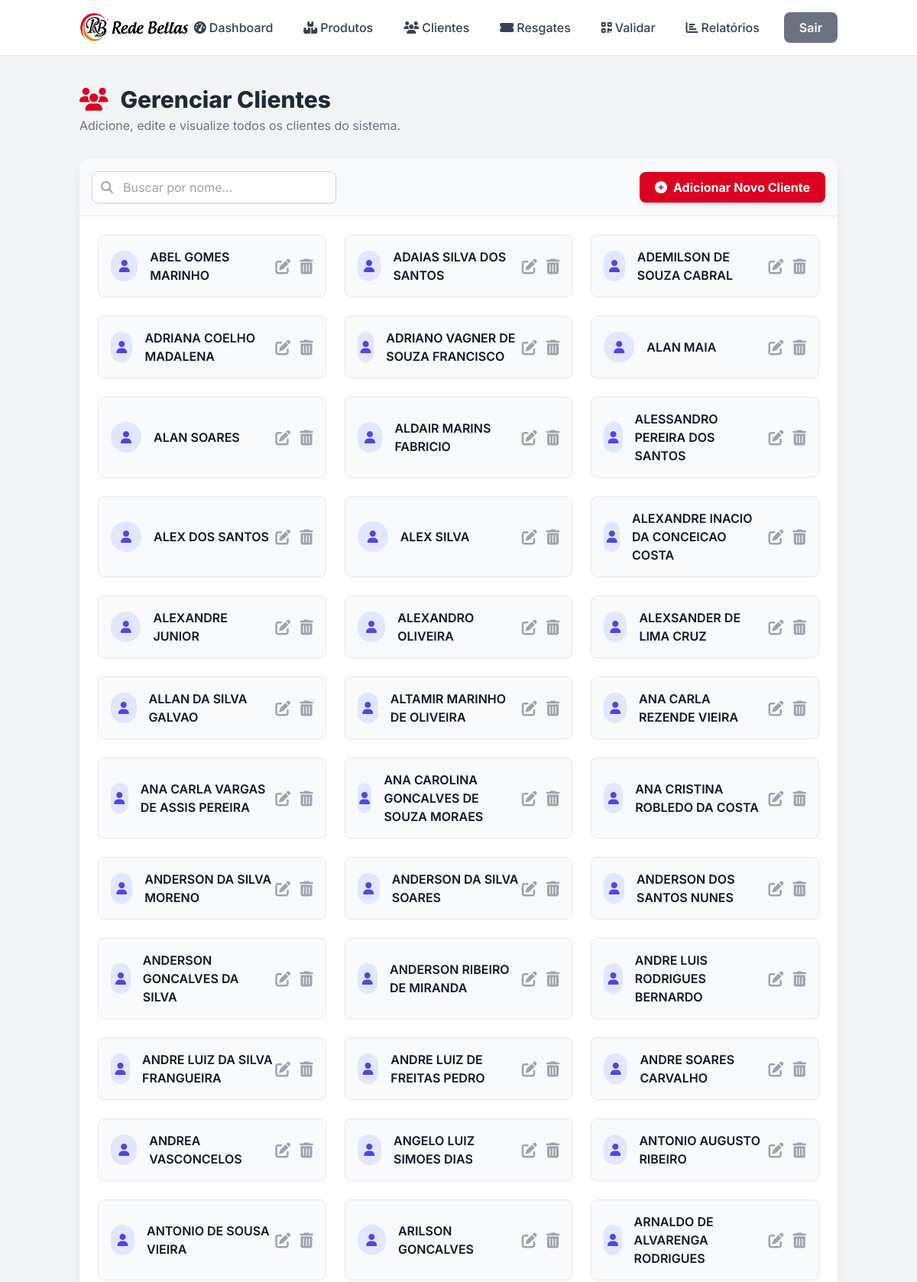
Screenshot of /clients/ (signed in, upper part) with the database file from the repository.
### core/models.py (models this page shows, shortened)
class Cliente(models.Model):
    nome_completo = models.CharField(max_length=255)
    cpf = models.CharField(max_length=14, unique=True, null=True, blank=True)
    telefone = models.CharField(max_length=20, blank=True, null=True)
    data_nascimento = models.DateField(blank=True, null=True)
    pontos = models.IntegerField(default=0)
    data_cadastro = models.DateTimeField(auto_now_add=True)
    data_ultima_atualizacao = models.DateTimeField(auto_now=True)
    observacao = models.TextField(
        blank=True,
        null=True,
        help_text="Observações adicionais sobre o cliente, como origem da criação.",
    )
    class Meta:
        verbose_name = "Cliente"
        verbose_name_plural = "Clientes"
        ordering = ["nome_completo"]

### core/views.py (the view)
# urls.py: path("clients/", views.client_list, name="client_list"),
@login_required
def client_list(request):
    clients = Cliente.objects.all().order_by("nome_completo")
    context = {"clients": clients}
    return render(request, "clients/client_list.html", context)

### core/templates/clients/client_list.html (shortened to what this page needs)
{% load static %}
{% load widget_tweaks %}
<!DOCTYPE html>
<html lang="pt-br">
<head>
    <link rel="stylesheet" href="{% static 'css/output.css' %}">
    <link rel="stylesheet" href="https://cdnjs.cloudflare.com/ajax/libs/font-awesome/6.5.1/css/all.min.css">
</head>
<body class="bg-gray-100">
    {% include 'partials/_navbar.html' %}
    <main class="container mx-auto px-4 py-10">
        <header class="mb-8 fade-in">
            <h1 class="text-3xl font-extrabold text-gray-800 flex items-center">
                <i class="fas fa-users text-[#DB0020] mr-4"></i>
                Gerenciar Clientes
            </h1>
            <p class="text-gray-500 mt-1">Adicione, edite e visualize todos os clientes do sistema.</p>
        </header>
        <div class="bg-white rounded-xl shadow-lg overflow-hidden fade-in" style="animation-delay: 0.2s;">
            <div class="p-4 bg-gray-50 border-b border-gray-200 flex flex-wrap justify-between items-center gap-4">
                <div class="relative w-full md:w-1/3">
                    <span class="absolute inset-y-0 left-0 flex items-center pl-3">
                        <i class="fas fa-search text-gray-400"></i>
                    </span>
                    <input type="search" id="clientSearch" placeholder="Buscar por nome..." class="block w-full pl-10 pr-4 py-2 border border-gray-300 rounded-lg shadow-sm focus:ring-indigo-500 focus:border-indigo-500">
                </div>
                <a href="{% url 'client_create' %}" class="bg-[#DB0020] hover:bg-red-700 text-white font-bold py-2 px-5 rounded-lg shadow-md transition duration-300 transform hover:scale-105 flex items-center">
                    <i class="fas fa-plus-circle mr-2"></i> Adicionar Novo Cliente
                </a>
            </div>
            {% if clients %}
                <div id="clientListContainer" class="grid grid-cols-1 md:grid-cols-2 lg:grid-cols-3 gap-6 p-6">
                    {% for client in clients %}
                        <div class="bg-gray-50 border border-gray-200 rounded-lg p-4 flex justify-between items-center transition-all duration-300 hover:shadow-xl hover:border-indigo-300 client-card">
                            <div class="flex items-center">
                                <div class="bg-indigo-100 text-indigo-600 rounded-full h-10 w-10 flex items-center justify-center mr-4">
                                    <i class="fas fa-user"></i>
                                </div>
                                <p class="text-gray-900 font-semibold client-name">{{ client.nome_completo }}</p>
                            </div>
                            <div class="flex items-center space-x-3">
                                <a href="{% url 'client_update' pk=client.pk %}" title="Editar Cliente" class="text-gray-400 hover:text-indigo-600 transition duration-300">
                                    <i class="fas fa-pen-to-square fa-lg"></i>
                                </a>
                                <a href="{% url 'client_delete' pk=client.pk %}" title="Excluir Cliente" class="text-gray-400 hover:text-red-500 transition duration-300">
                                    <i class="fas fa-trash-alt fa-lg"></i>
                                </a>
                            </div>
                        </div>
                    {% endfor %}
                </div>
            {% endif %}
        </div>
    </main>
</body>
</html>

### core/templates/clients/client_list.html (style rules this page uses)
body { font-family: 'Inter', sans-serif; }
.fade-in { animation: fadeIn 0.5s ease-out forwards; }

### rows the page displays
Cliente: nome_completo "ABEL GOMES MARINHO"
Cliente: nome_completo "ADAIAS SILVA DOS SANTOS"
Cliente: nome_completo "ADEMILSON DE SOUZA CABRAL"
Cliente: nome_completo "ADRIANA COELHO MADALENA"
Cliente: nome_completo "ADRIANO VAGNER DE SOUZA FRANCISCO"
Cliente: nome_completo "ALAN MAIA"
Cliente: nome_completo "ALAN SOARES"
Cliente: nome_completo "ALDAIR MARINS FABRICIO"
Cliente: nome_completo "ALESSANDRO PEREIRA DOS SANTOS"
Cliente: nome_completo "ALEX DOS SANTOS"
Cliente: nome_completo "ALEX SILVA"
Cliente: nome_completo "ALEXANDRE INACIO DA CONCEICAO COSTA"
Cliente: nome_completo "ALEXANDRE JUNIOR"
Cliente: nome_completo "ALEXANDRO OLIVEIRA"
Cliente: nome_completo "ALEXSANDER DE LIMA CRUZ"
Cliente: nome_completo "ALLAN DA SILVA GALVAO"
Cliente: nome_completo "ALTAMIR MARINHO DE OLIVEIRA"
Cliente: nome_completo "ANA CARLA REZENDE VIEIRA"
Cliente: nome_completo "ANA CARLA VARGAS DE ASSIS PEREIRA"
Cliente: nome_completo "ANA CAROLINA GONCALVES DE SOUZA MORAES"
Cliente: nome_completo "ANA CRISTINA ROBLEDO DA COSTA"
Cliente: nome_completo "ANDERSON DA SILVA MORENO"
Cliente: nome_completo "ANDERSON DA SILVA SOARES"
Cliente: nome_completo "ANDERSON DOS SANTOS NUNES"
Cliente: nome_completo "ANDERSON GONCALVES DA SILVA"
Cliente: nome_completo "ANDERSON RIBEIRO DE MIRANDA"
Cliente: nome_completo "ANDRE LUIS RODRIGUES BERNARDO"
Cliente: nome_completo "ANDRE LUIZ DA SILVA FRANGUEIRA"
Cliente: nome_completo "ANDRE LUIZ DE FREITAS PEDRO"
Cliente: nome_completo "ANDRE SOARES CARVALHO"
Cliente: nome_completo "ANDREA VASCONCELOS"
Cliente: nome_completo "ANGELO LUIZ SIMOES DIAS"
Cliente: nome_completo "ANTONIO AUGUSTO RIBEIRO"
Cliente: nome_completo "ANTONIO DE SOUSA VIEIRA"
Cliente: nome_completo "ARILSON GONCALVES"
Cliente: nome_completo "ARNALDO DE ALVARENGA RODRIGUES"
